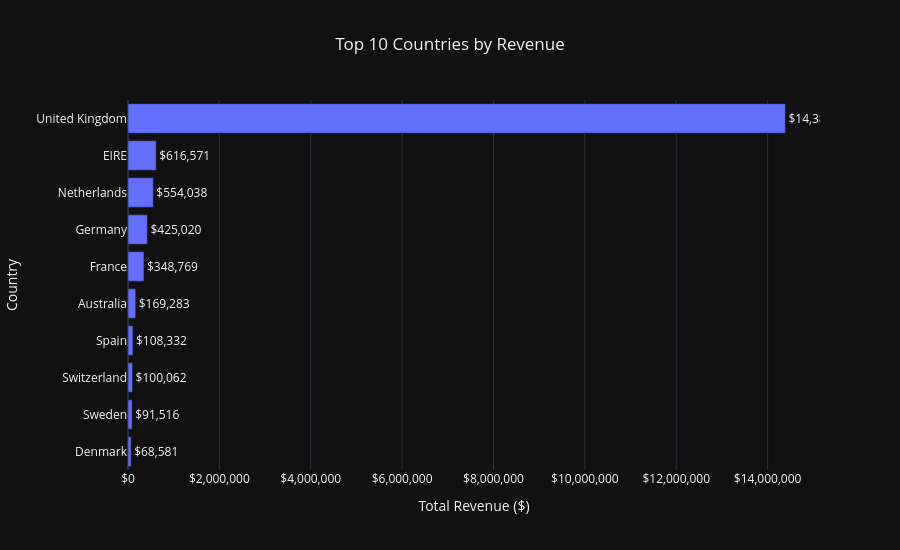

The notebook cell saved with this chart:
### Code cell
top_countries = (
    df.groupby("Country", as_index=False)["Revenue"]
      .sum()
      .sort_values("Revenue", ascending=False)
      .head(10)
)

fig_top_countries = px.bar(
    top_countries,
    x="Revenue",
    y="Country",
    orientation="h",
    text="Revenue",
    title="Top 10 Countries by Revenue",
    labels={"Revenue": "Total Revenue ($)", "Country": "Country"},
    template="plotly_dark"
)

fig_top_countries.update_traces(
    texttemplate="$%{text:,.0f}",
    textposition="outside"
)

fig_top_countries.update_layout(
    height=550,
    title_x=0.5,
    yaxis={"autorange": "reversed"},
    xaxis_tickformat="$,.0f"
)

fig_top_countries.show()

### Figure 1 — Plotly figure (JSON) as saved in the notebook; plotly's stock layout.template omitted (floating-point values rounded to 4 significant figures)
{"data": [{"hovertemplate": "Total Revenue ($)=%{text}<br>Country=%{y}<extra></extra>", "legendgroup": "", "marker": {"color": "#636efa", "pattern": {"shape": ""}}, "name": "", "orientation": "h", "showlegend": false, "text": [14390000.0, 616600.0, 554000.0, 425000.0, 348800.0, 169300.0, 108300.0, 100100.0, 91520.0, 68580.0], "textposition": "outside", "texttemplate": "$%{text:,.0f}", "type": "bar", "x": [14390000.0, 616600.0, 554000.0, 425000.0, 348800.0, 169300.0, 108300.0, 100100.0, 91520.0, 68580.0], "xaxis": "x", "y": ["United Kingdom", "EIRE", "Netherlands", "Germany", "France", "Australia", "Spain", "Switzerland", "Sweden", "Denmark"], "yaxis": "y"}], "layout": {"barmode": "relative", "height": 550, "legend": {"tracegroupgap": 0}, "title": {"text": "Top 10 Countries by Revenue", "x": 0.5}, "xaxis": {"anchor": "y", "domain": [0, 1], "tickformat": "$,.0f", "title": {"text": "Total Revenue ($)"}}, "yaxis": {"anchor": "x", "autorange": "reversed", "domain": [0, 1], "title": {"text": "Country"}}}}
